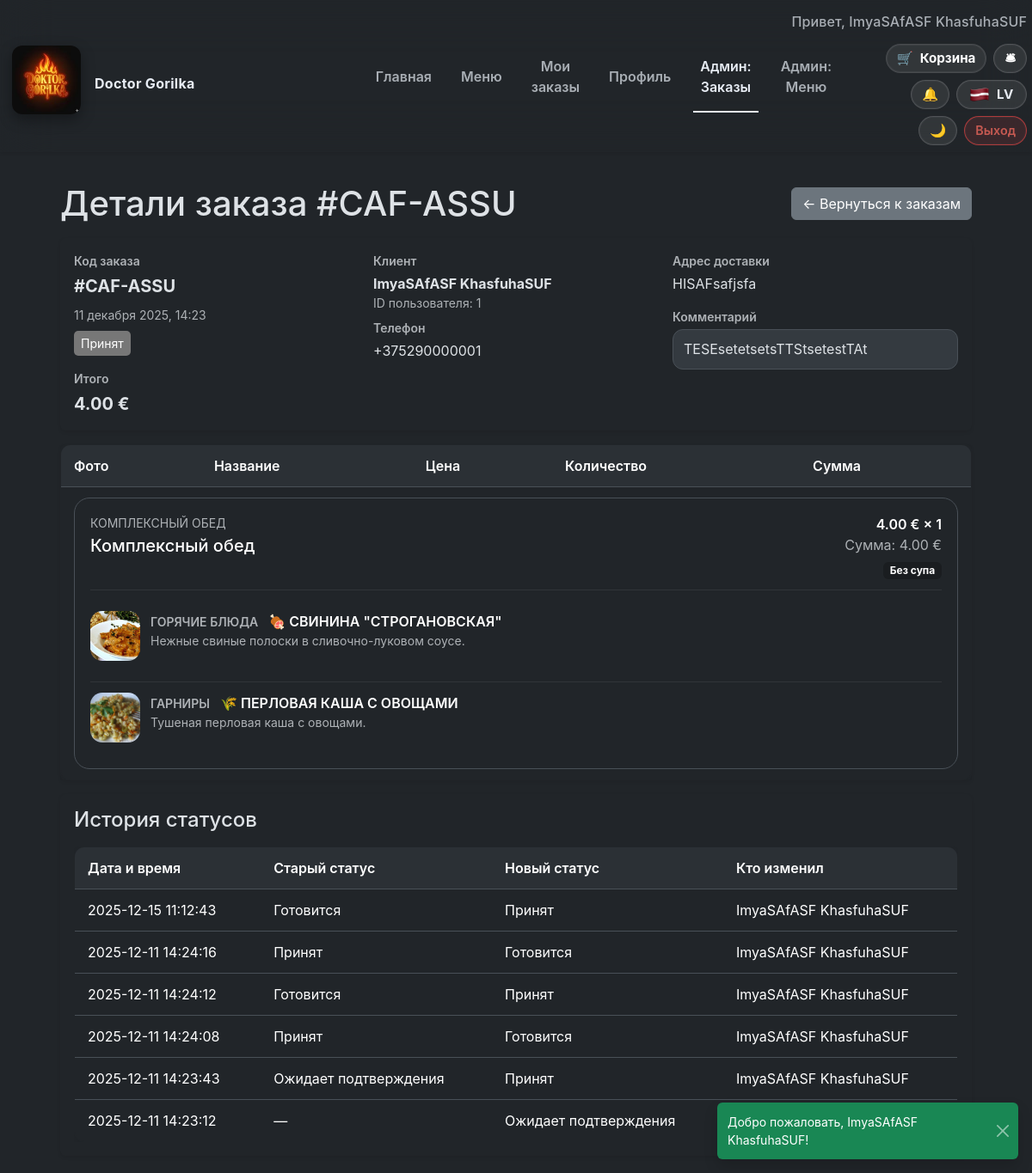
The app's page /admin/orders/show?id=114 (signed in), older data.
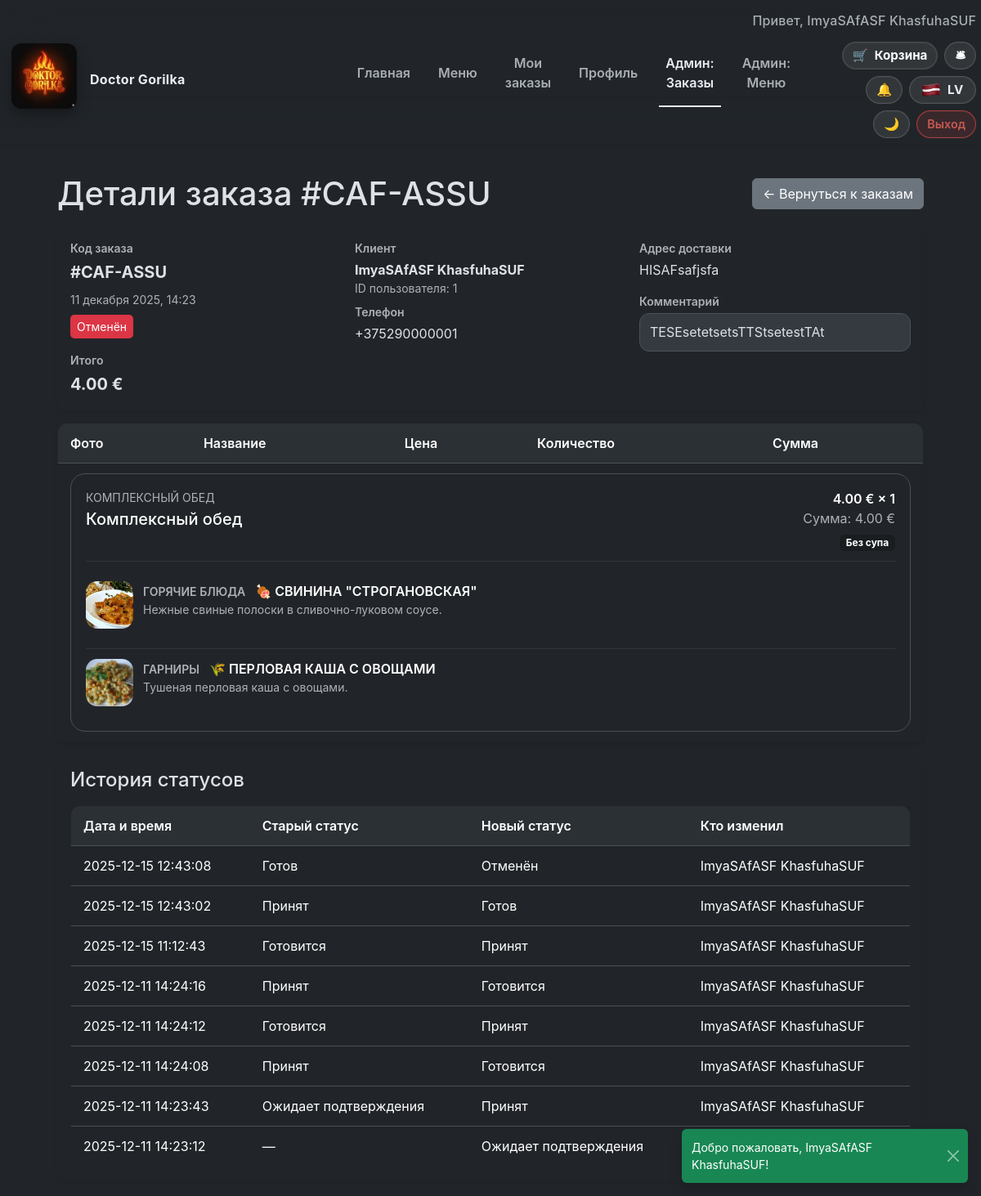
The same page, newer data.
### tables this page shows
CREATE TABLE orders (
        id INTEGER PRIMARY KEY AUTOINCREMENT,
        user_id INTEGER NOT NULL,
        created_at TEXT DEFAULT CURRENT_TIMESTAMP,
        status TEXT CHECK(status IN ('pending','new','cooking','ready','delivered','cancelled')) DEFAULT 'pending',
        total_price REAL,
        delivery_address TEXT, order_code TEXT, comment TEXT,
        FOREIGN KEY (user_id) REFERENCES users(id)
    );

CREATE TABLE order_items (
    id INTEGER PRIMARY KEY AUTOINCREMENT,
    order_id INTEGER NOT NULL,
    menu_id INTEGER NOT NULL,
    quantity INTEGER NOT NULL, combo_details TEXT,
    FOREIGN KEY (order_id) REFERENCES "orders_old"(id),
    FOREIGN KEY (menu_id) REFERENCES menu(id)
);

CREATE TABLE order_status_history (
            id INTEGER PRIMARY KEY AUTOINCREMENT,
            order_id INTEGER NOT NULL,
            old_status TEXT,
            new_status TEXT NOT NULL,
            changed_by INTEGER,
            changed_at TEXT DEFAULT CURRENT_TIMESTAMP,
            FOREIGN KEY (order_id) REFERENCES orders(id) ON DELETE CASCADE,
            FOREIGN KEY (changed_by) REFERENCES users(id) ON DELETE SET NULL
        );

### resources/views/admin/order_show.php (the view, shortened to what the rows shown need)
<?php
$timezone = appTimezone();
$locale = currentLocale() === 'lv' ? 'lv' : 'ru';
$createdAt = Carbon::parse($order->createdAt, 'UTC')->setTimezone($timezone)->locale($locale)->isoFormat('D MMMM YYYY, HH:mm');
?>
<div class="page-container">
    <div class="d-flex align-items-center justify-content-between mb-3">
        <h1 class="mb-0"><?= htmlspecialchars(translate('admin.orders.details.heading', ['id' => $order->orderCode ?? $order->id])) ?></h1>
        <a class="btn btn-secondary" href="/admin/orders"><?= htmlspecialchars(translate('common.back_to_orders')) ?></a>
    </div>
    <div class="card border-0 shadow-sm mb-3">
        <div class="card-body">
            <div class="row g-3">
                <div class="col-md-4">
                    <div class="fw-semibold text-muted small mb-1"><?= htmlspecialchars(translate('admin.orders.details.code')) ?></div>
                    <div class="fs-5 fw-bold">#<?= htmlspecialchars($order->orderCode ?? $order->id) ?></div>
                    <div class="text-muted small mt-2"><?= htmlspecialchars($createdAt) ?></div>
                    <div class="mt-2">
                        <span class="status status-<?= htmlspecialchars($order->status) ?>">
                            <?= htmlspecialchars(translateStatus($order->status)) ?>
                        </span>
                    </div>
                    <div class="mt-3">
                        <div class="fw-semibold text-muted small mb-1"><?= htmlspecialchars(translate('admin.orders.details.total')) ?></div>
                        <div class="fs-5 fw-bold"><?= number_format($order->totalPrice, 2, '.', ' ') ?> €</div>
                    </div>
                </div>
                <div class="col-md-4">
                    <div class="fw-semibold text-muted small mb-1"><?= htmlspecialchars(translate('admin.orders.details.customer')) ?></div>
                    <div class="fw-bold"><?= htmlspecialchars($order->customerName ?? translate('orders.view.user_placeholder', ['id' => $order->userId])) ?></div>
                    <div class="text-muted small"><?= htmlspecialchars(translate('admin.orders.details.user_id')) ?>: <?= $order->userId ?></div>
                    <div class="mt-2">
                        <div class="fw-semibold text-muted small mb-1"><?= htmlspecialchars(translate('admin.orders.details.phone')) ?></div>
                        <div><?= htmlspecialchars($order->customerPhone ?? translate('orders.view.phone_unknown')) ?></div>
                    </div>
                </div>
                <div class="col-md-4">
                    <div class="fw-semibold text-muted small mb-1"><?= htmlspecialchars(translate('admin.orders.details.address')) ?></div>
                    <div><?= nl2br(htmlspecialchars($order->deliveryAddress ?? '—')) ?></div>
                    <?php if (!empty($order->comment)): ?>
                        <div class="mt-3">
                            <div class="fw-semibold text-muted small mb-1"><?= htmlspecialchars(translate('admin.orders.details.comment')) ?></div>
                            <div class="comment-box"><?= nl2br(htmlspecialchars($order->comment)) ?></div>
                        </div>
                    <?php endif; ?>
                </div>
            </div>
        </div>
    </div>
    <div class="card border-0 shadow-sm mb-3">
        <div class="card-body p-0">
            <div class="table-responsive">
                <table class="table mb-0">
                    <thead>
                        <tr>
                            <th><?= htmlspecialchars(translate('cart.table.photo')) ?></th>
                            <th><?= htmlspecialchars(translate('cart.table.name')) ?></th>
                            <th><?= htmlspecialchars(translate('cart.table.price')) ?></th>
                            <th><?= htmlspecialchars(translate('cart.table.quantity')) ?></th>
                            <th><?= htmlspecialchars(translate('cart.table.sum')) ?></th>
                        </tr>
                    </thead>
                    <tbody>
                        <?php foreach ($order->items as $item): ?>
                            <?php if ($item->isCombo()): ?>
                                <?php $combo = $item->comboDetails; $comboItems = $combo['items'] ?? []; $selection = $combo['selection'] ?? []; ?>
                                <tr class="combo-order-row">
                                    <td colspan="5">
                                        <div class="combo-order-card">
                                            <div class="combo-order-header">
                                                <div>
                                                    <p class="text-uppercase text-muted small mb-1"><?= htmlspecialchars(translate('orders.view.combo_title')) ?></p>
                                                    <h5 class="mb-0"><?= htmlspecialchars($combo['title'] ?? $item->title) ?></h5>
                                                </div>
                                                <div class="text-end">
                                                    <div class="fw-semibold">
                                                        <?= number_format($item->price, 2, '.', ' ') ?> € × <?= $item->quantity ?>
                                                    </div>
                                                    <div class="text-muted"><?= htmlspecialchars(translate('orders.view.combo_sum', ['sum' => number_format($item->sum(), 2, '.', ' ')])) ?></div>
                                                    <div class="badge bg-dark-subtle mt-2">
                                                        <?= !empty($selection['soup']) ? htmlspecialchars(translate('orders.view.badge_with_soup')) : htmlspecialchars(translate('orders.view.badge_without_soup')) ?>
                                                    </div>
                                                </div>
                                            </div>
                                            <div class="combo-breakdown">
                                                <?php foreach ($comboItems as $comboItem): ?>
                                                    <?php
                                                    $itemLabel = $comboItem['category'] ?? translate('combo.category.extra');
                                                    ?>
                                                    <div class="combo-breakdown-item">
                                                        <div class="combo-breakdown-thumb">
                                                            <?php if (!empty($comboItem['image'])): ?>
                                                                <img src="/assets/images/<?= htmlspecialchars($comboItem['image']) ?>" alt="<?= htmlspecialchars($comboItem['title']) ?>">
                                                            <?php else: ?>
                                                                <span><?= htmlspecialchars(translate('common.no_photo')) ?></span>
                                                            <?php endif; ?>
                                                        </div>
                                                        <div>
                                                            <div class="combo-breakdown-title">
                                                                <div>
                                                                    <span class="text-muted text-uppercase small me-2"><?= htmlspecialchars($itemLabel) ?></span>
                                                                    <?= htmlspecialchars($comboItem['title']) ?>
                                                                </div>
                                                            </div>
                                                            <?php if (!empty($comboItem['description'])): ?>
                                                                <div class="text-muted small text-truncate-2"><?= htmlspecialchars($comboItem['description']) ?></div>
                                                            <?php else: ?>
                                                                <div class="text-muted small fst-italic"><?= htmlspecialchars(translate('combo.placeholder_desc')) ?></div>
                                                            <?php endif; ?>
                                                        </div>
                                                    </div>
                                                <?php endforeach; ?>
                                            </div>
                                        </div>
                                    </td>
                                </tr>
                                <?php continue; ?>
                            <?php endif; ?>
                        <?php endforeach; ?>
                    </tbody>
                </table>
            </div>
        </div>
    </div>
    <div class="card border-0 shadow-sm">
        <div class="card-body">
            <?php if (empty($order->statusHistory)): ?>
                <div class="text-muted small"><?= htmlspecialchars(translate('admin.orders.details.history_empty')) ?></div>
            <?php else: ?>
                <div class="table-responsive">
                    <table class="table table-sm mb-0">
                        <thead>
                        <tr>
                            <th><?= htmlspecialchars(translate('admin.orders.details.history_date')) ?></th>
                            <th><?= htmlspecialchars(translate('admin.orders.details.history_old')) ?></th>
                            <th><?= htmlspecialchars(translate('admin.orders.details.history_new')) ?></th>
                            <th><?= htmlspecialchars(translate('admin.orders.details.history_user')) ?></th>
                        </tr>
                        </thead>
                        <tbody>
                        <?php foreach ($order->statusHistory as $history): ?>
                            <tr>
                                <td><?= htmlspecialchars(Carbon::parse($history->changedAt, 'UTC')->setTimezone($timezone)->locale($locale)->isoFormat('YYYY-MM-DD HH:mm:ss')) ?></td>
                                <td><?= htmlspecialchars($history->oldStatus ? translateStatus($history->oldStatus) : '—') ?></td>
                                <td><?= htmlspecialchars(translateStatus($history->newStatus)) ?></td>
                                <td><?= htmlspecialchars($history->changedByName ?? translate('admin.orders.details.history_system')) ?></td>
                            </tr>
                        <?php endforeach; ?>
                        </tbody>
                    </table>
                </div>
            <?php endif; ?>
        </div>
    </div>
</div>

Row changes from the older to the newer data that the page shows:
changed orders "Детали заказа #CAF-ASSU": status "Принят" → "Отменён"
added order_status_history: changed_at "2025-12-15 12:43:08", old_status "Готов", changedByName "ImyaSAfASF KhasfuhaSUF"
added order_status_history: changed_at "2025-12-15 12:43:02", old_status "Принят", changedByName "ImyaSAfASF KhasfuhaSUF"
